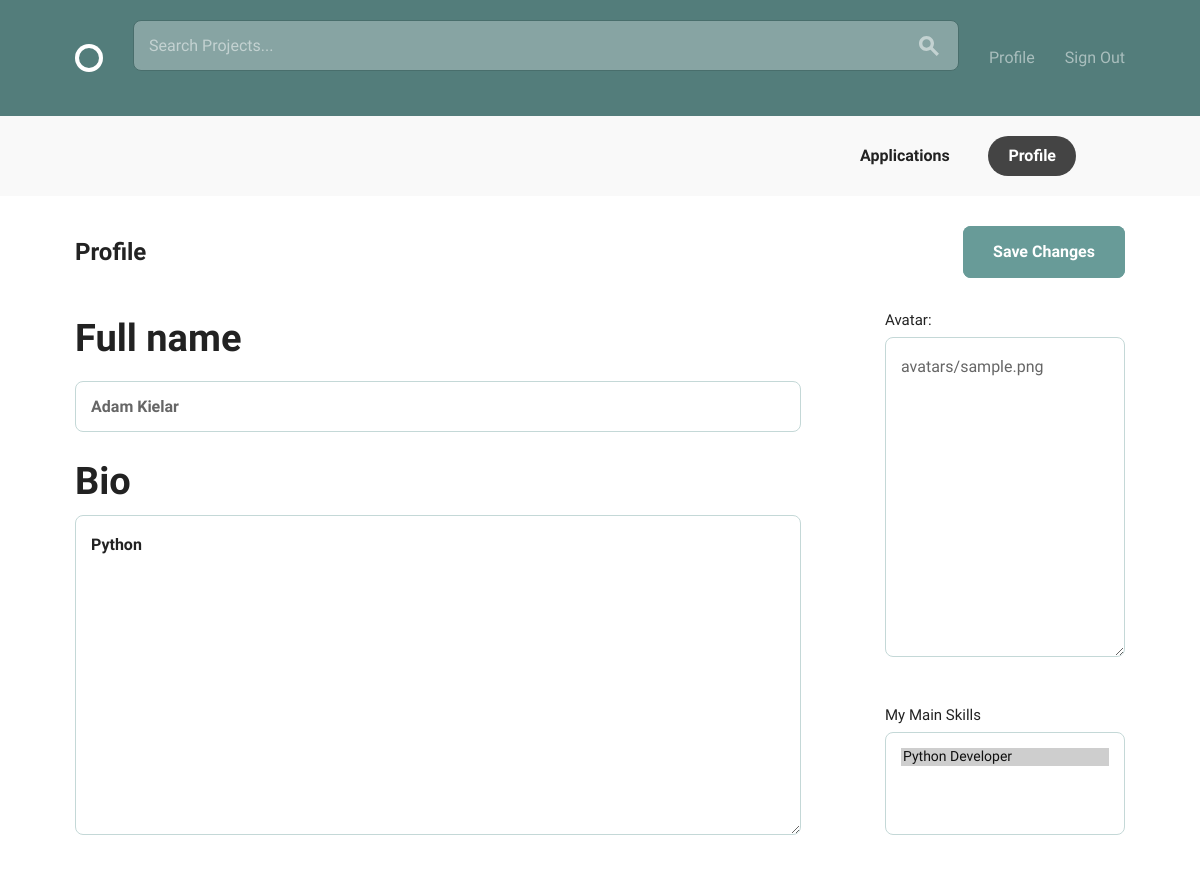
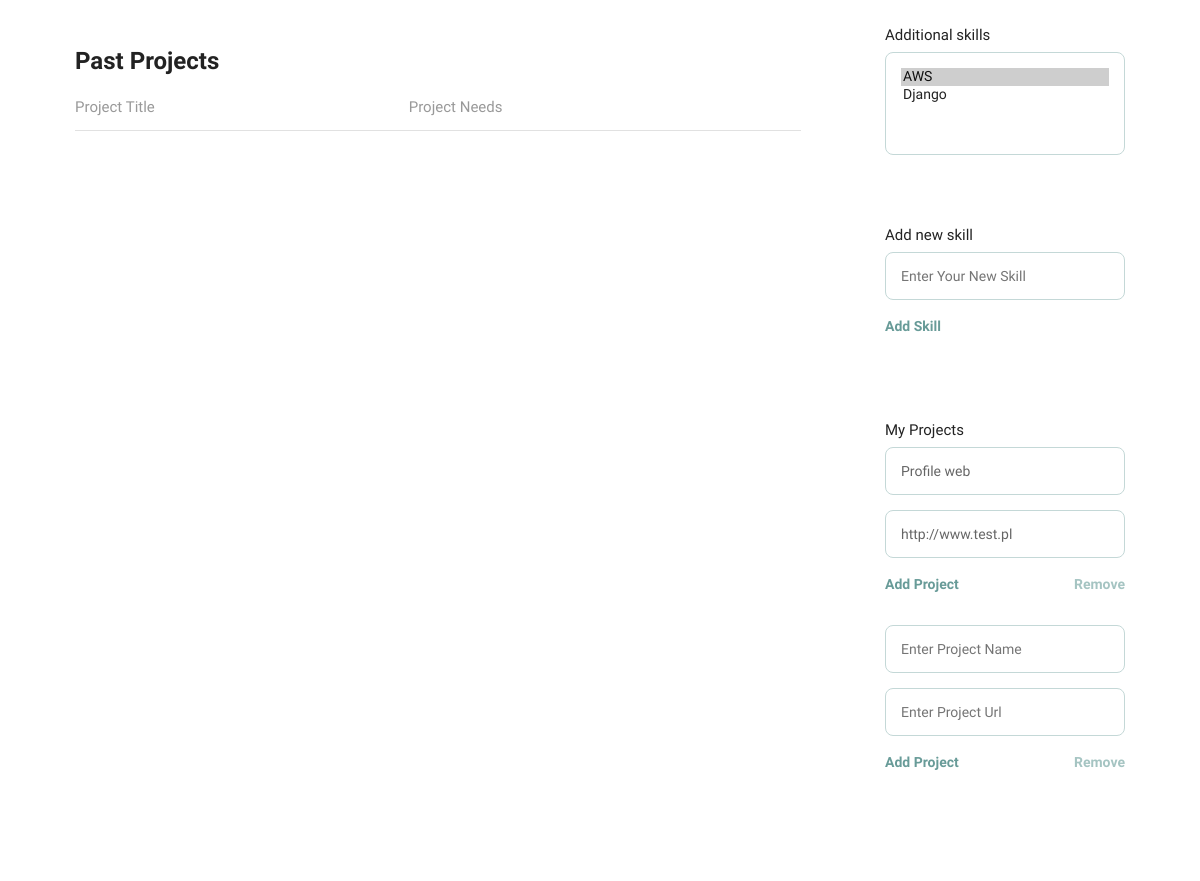
Page /profiles/profile/edit/1/ (signed in) on the earlier database version (2 pictures, top to bottom).
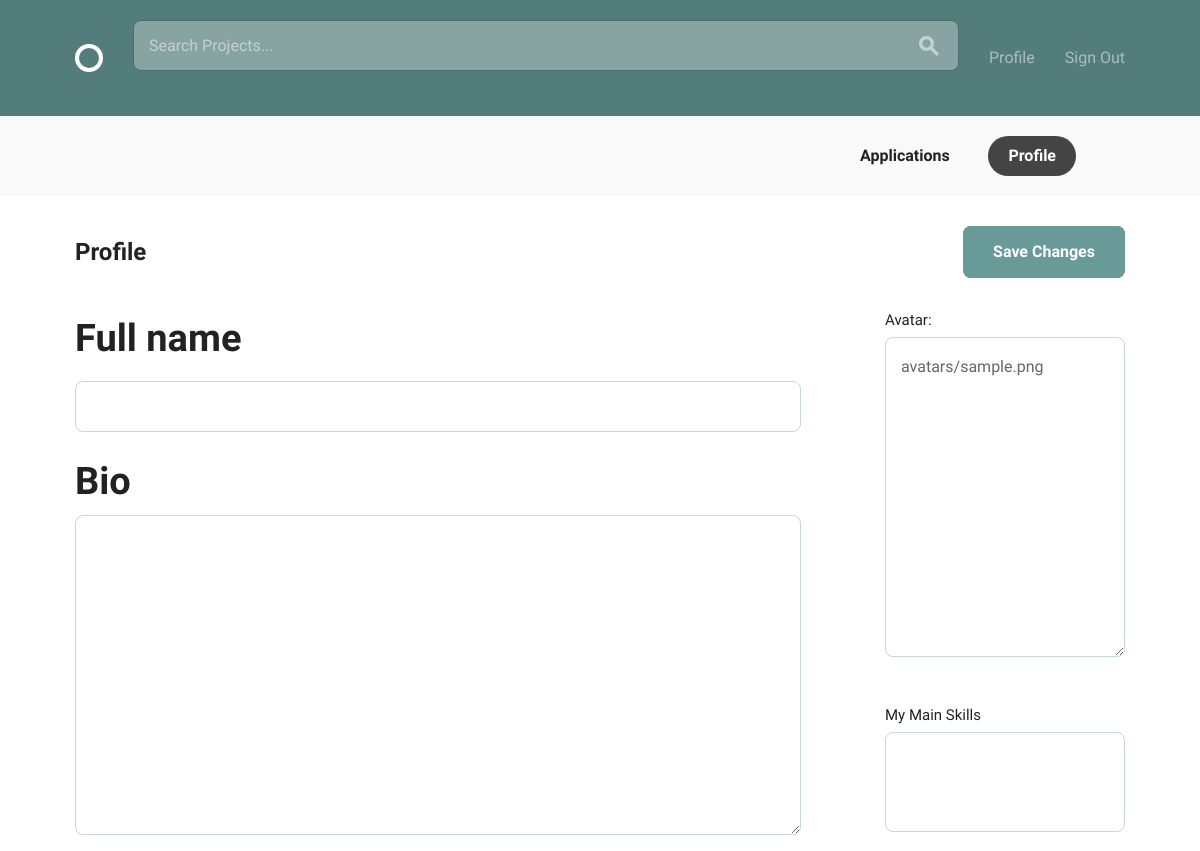
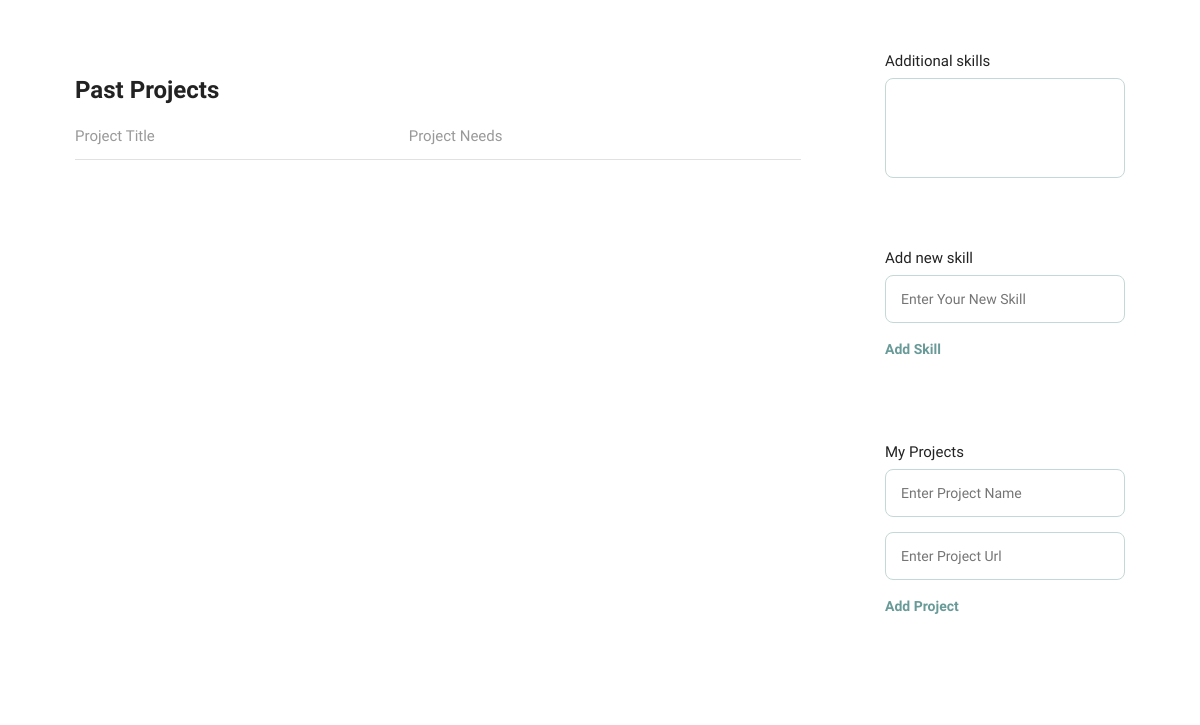
Same page on the later database version (2 pictures, top to bottom).
### accounts/models.py (models this page shows, shortened)
class User(AbstractBaseUser, PermissionsMixin):
    email = models.EmailField(verbose_name='email address', max_length=255, unique=True)
    full_name = models.CharField(max_length=255, blank=False, default='')
    avatar = CropperImageField(dimensions=(240, 240), default='avatars/sample.png', upload_to='avatars/')
    bio = MarkdownxField()
    date_joined = models.DateTimeField(auto_now_add=True)
    main_skills = models.ManyToManyField('MainSkill', related_name='mainskills')
    other_skills = models.ManyToManyField('OtherSkill', related_name='otherskills')
    is_active = models.BooleanField(default=True)
    is_staff = models.BooleanField(default=False)
    objects = UserManager()
    USERNAME_FIELD = 'email'

### accounts/views.py (the view, shortened to what this page needs)
# urls.py: path('profile/edit/<int:pk>/', views.profile_edit, name='profile_edit'),
@login_required
def profile_edit(request, pk):
    applicant = Applicant.objects.filter(user_profile=request.user,
                                         applicant_status__iexact='APPROVED')
    user = get_object_or_404(User, pk=pk)
    profile_form = ProfileForm(instance=request.user)
    avatar_from = AvatarForm(instance=request.user)
    mainskill_form = MainSkillForm(instance=request.user)
    otherskill_list_form = OtherSkillFormList(instance=request.user)
    otherskill_formset = OtherSkillFormSet(prefix='otherskill')
    userproject_formset = UserProjectFormSet(
        queryset=UserProject.objects.filter(user=user), prefix='userproject')
    return render(
        request,
        'accounts/profile_form.html',
        {
            'profile_form': profile_form,
            'avatar_form': avatar_from,
            'mainskill_form': mainskill_form,
            'otherskill_list_form': otherskill_list_form,
            'otherskill_formset': otherskill_formset,
            'userproject_formset': userproject_formset,
            'applicant': applicant,
        },
    )

### accounts/forms.py
class ProfileForm(forms.ModelForm):
    class Meta:
        model = models.User
        fields = ['full_name', 'bio']

class AvatarForm(forms.ModelForm):
    class Meta:
        model = models.User
        fields = ['avatar']
    class Media:
        css = {"all": ("/assets/css/global.css", )}
        js = (
            'admin/js/vendor/jquery/jquery.js',
            'admin/js/jquery.init.js',
        )

### accounts/models.py (called while the page is built)
    def __str__(self):
        return self.name

    def __str__(self):
        return self.name

### accounts/templates/accounts/profile_form.html (shortened to what this page needs)
{% extends 'base.html' %}
{% load static %}
{% block body_content %}
  <div class="circle--actions--bar">
    <nav class="bounds">
      <ul class="circle--pill--list">
        <li><a href="applications.html">Applications</a></li>
        <li><a class="selected" href="{% url 'accounts:profile_detail' pk=user.id %}">Profile</a></li>
      </ul>
    </nav>
  </div>
  <div class="bounds circle--page">
  <form method="post" action="" enctype="multipart/form-data">
    <div class="circle--page--header circle--fluid">
      <div class="circle--fluid--cell circle--fluid--primary">
        <h2>Profile</h2>
      </div>
      <div class="circle--fluid--cell circle--fluid--secondary">
        <input type="submit" class="button button-primary icon-on-left" value="Save Changes">
      </div>
    </div>
    <div class="grid-70">
      <div class="circle--input--h1">
      {{ profile_form.full_name.label}}
      {{ profile_form.full_name }}
      </div>
      <div class="circle--article--body">
        <div class="circle--input--h1">
        {{ profile_form.bio.label }}
        {{ profile_form.bio }}
        </div>
      </div>
      <h2>Past Projects</h2>
      <table class="u-full-width circle--table">
        <thead>
          <tr>
            <th>Project Title</th>
            <th class="circle--cell--right">Project Needs</th>
          </tr>
        </thead>
      </table>
    </div>
    <div class="grid-25 grid-push-5">
      <div class="">
            <div class="">
              {{ avatar_form }}
          </div>
      </div>
      <br>
      <div class="circle--secondary--module">
        <label>My Main Skills</label>
        {{ mainskill_form.main_skills }}
      </div>
      <div class="circle--secondary--module">
      <label>Additional skills</label>
        {{ otherskill_list_form.other_skills }}
      </div>
      <div class="circle--secondary--module">
      <label>Add new skill</label>
      <ul class="circle--clone--list">
      {% for form in otherskill_formset %}
          <li>
            {{ form.name }}
            <a class="circle--clone--add">Add Skill</a>
          </li>
        {% endfor %}
        </ul>
      </div>
      <div class="circle--secondary--module">
        <label>My Projects</label>
        <ul class="circle--clone--list">
        {% for project in userproject_formset %}
          <li>
            {{ project.project_name }}
            {{ project.url }}
            <a class="circle--clone--add">Add Project</a>
            <a class="circle--clone--remove">Remove</a>
          </li>
          {% endfor %}
        </ul>
      </div>
    </div>
  </form>
  </div>
{% endblock body_content %}
{% block js %}
{{ avatar_form.media }}
{% endblock js %}

Differences in the rows shown:
changed User "avatars/sample.png": full_name "Adam Kielar" → (not shown); bio "Python" → (not shown)
Other differences:
form field main_skills: "Python Developer ☑" → (not shown)
form field other_skills: "AWS ☑ / Django" → (not shown)
form field project_name: "Profile web" → (not shown)
form field url: "http://www.test.pl" → (not shown)
list line gone: "Remove"
list line gone: "  Add Project Remove"
